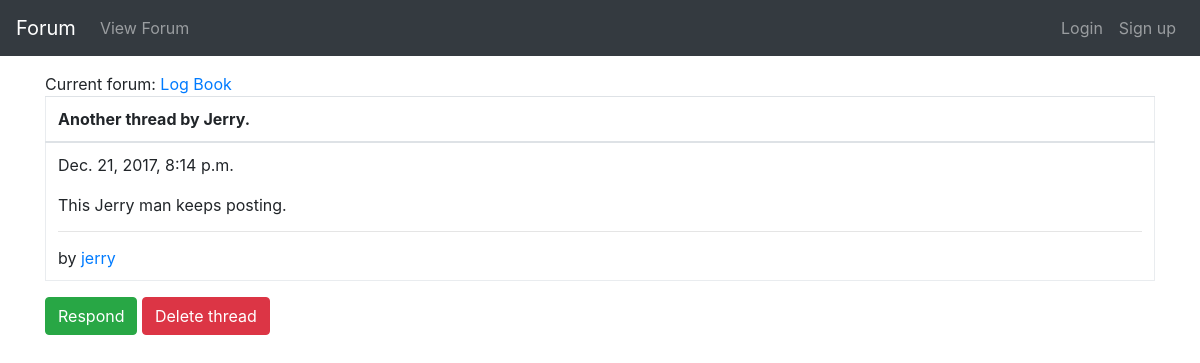
The page /forumapp/forum/1/thread/18 on the database as committed earlier.
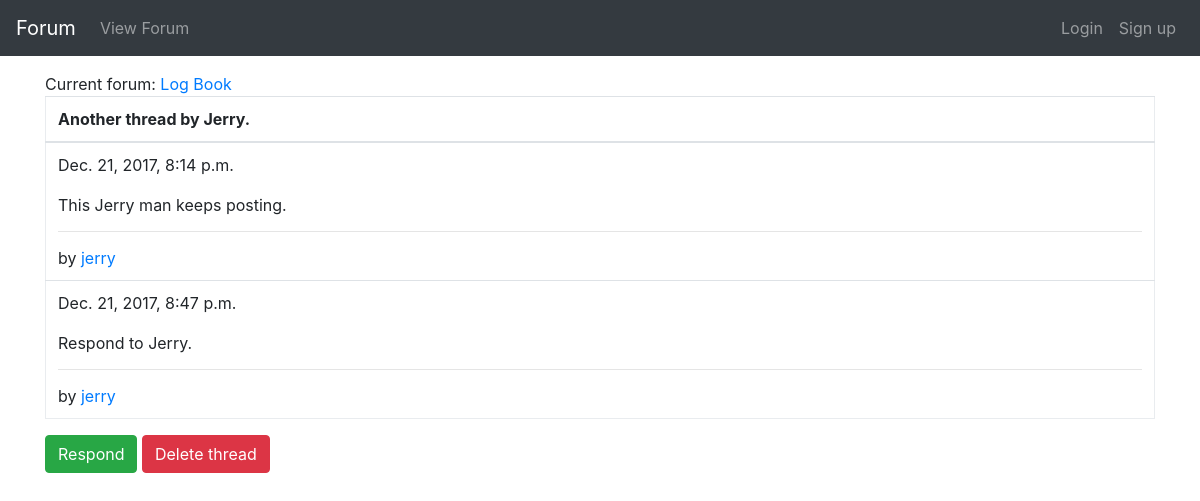
The same page on the database as committed later.
### forumapp/models.py (models this page shows)
class ThreadResponse(models.Model):
    thread = models.ForeignKey(Thread, null=True, on_delete=models.SET_NULL)
    created_datetime = models.DateTimeField(null=True)
    responder = models.ForeignKey(User, null=True, on_delete=models.SET_NULL)
    message = models.TextField(max_length=1000)
    def __str__(self):
        return self.message

### forumapp/views.py (the view)
def thread_view(request, fpk, tpk):
    thread = Thread.objects.get(id=tpk)
    parent_forum = Forum.objects.get(id=fpk)
    response_list = ThreadResponse.objects.filter(
        thread=tpk,
        thread__forum=fpk
    )
    return render(
        request,
        'forumapp/thread.html',
        context={
            'thread': thread,
            'response_list': response_list,
            'forum': parent_forum
        }
    )

### forumapp/models.py (called while the page is built)
    def __str__(self):
        return self.name

### forumapp/templates/forumapp/thread.html (shortened to what this page needs)
{% extends "forumapp/base.html" %}
{% block content %}
<div>Current forum: <a href="{% url 'forum' forum.id %}">{{ forum.name }}</a></div>
{% if response_list %}
<table class="table forum-table">
    <thead>
    <tr>
        <th>{{ thread }}</th>
    </tr>
    </thead>
    <tbody>
    {% for response in response_list %}
    <tr>
        <td>
            {{ response.created_datetime }} <br/><br/>
            {{ response }}
            <hr/>
            by <a href="#">{{ response.responder }}</a>
        </td>
    </tr>
    {% endfor %}
    </tbody>
</table>
{% else %}
<div>The requested thread is non-existent on this forum.</div>
{% endif %}
<a href="{% url 'respond-thread' thread.forum.id thread.id %}"
   class="btn btn-success" role="button">Respond</a>
<a href="{% url 'thread-delete' thread.forum.id thread.id %}"
   class="btn btn-danger" role="button">Delete thread</a>
{% endblock %}

Rows that differ between the two databases and show on the page:
added ThreadResponse: created_datetime "Dec. 21, 2017, 8:47 p.m.", message "Respond to Jerry.", responder "jerry"
